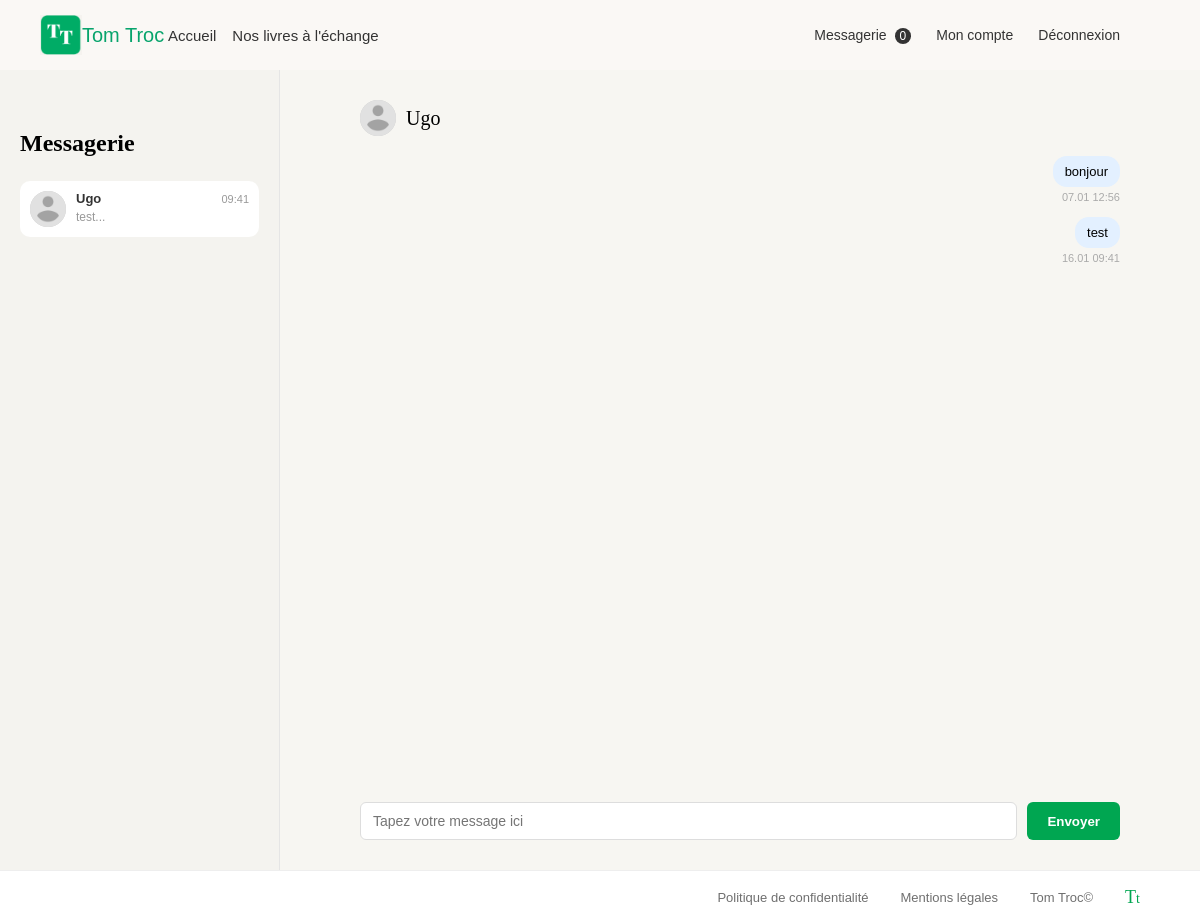
The app's page /index.php?action=messages&discussion=1 (signed in) with its own data.
### tables this page shows
CREATE TABLE IF NOT EXISTS `message` (
  `id` int NOT NULL AUTO_INCREMENT,
  `discussion_id` int NOT NULL,
  `sender_id` int NOT NULL,
  `content` text NOT NULL,
  `created_at` datetime NOT NULL DEFAULT CURRENT_TIMESTAMP,
  `is_read` tinyint(1) NOT NULL DEFAULT '0',
  PRIMARY KEY (`id`),
  KEY `fk_message_discussion` (`discussion_id`),
  KEY `fk_message_sender` (`sender_id`)
);

CREATE TABLE IF NOT EXISTS `user` (
  `id` int NOT NULL AUTO_INCREMENT,
  `nom` varchar(35) NOT NULL,
  `email` varchar(35) NOT NULL,
  `password` varchar(255) NOT NULL,
  `photo` varchar(90) DEFAULT NULL,
  PRIMARY KEY (`id`),
  UNIQUE KEY `email` (`email`)
);

### views/View.php (called while the page is built, shortened)
<?php
class View
{
    public function render(string $viewName, array $params = []) : void
    {
        $viewPath = $this->buildViewPath($viewName);
        $content = $this->_renderViewFromTemplate($viewPath, $params);
    }
    private function _renderViewFromTemplate(string $viewPath, array $params = []) : string
    {
        if (file_exists($viewPath)) {
            extract($params);
            require($viewPath);
            return ob_get_clean();
        } else {
            throw new Exception("La vue '$viewPath' est introuvable.");
        }
    }
    private function buildViewPath(string $viewName) : string
    {
        return TEMPLATE_VIEW_PATH . $viewName . '.php';
    }
}

### controllers/MessageController.php (called while the page is built, shortened)
<?php
class MessageController
{
    public function inbox(): void
    {
        $userId = (int)$_SESSION['user_id'];
        $discussionManager = new DiscussionManager();
        $messageManager    = new MessageManager();
        $userManager       = new UserManager();
        $discussionId = isset($_GET['discussion']) && is_numeric($_GET['discussion'])
            ? (int)$_GET['discussion']
            : 0;
        $discussions = $discussionManager->getDiscussionsForUser($userId);
        $messages   = [];
        $otherUser  = null;
        if ($discussionId > 0) {
            $messages = $messageManager->getMessagesByDiscussion($discussionId);
            $row = $discussionManager->getDiscussionById($discussionId);
            if ($row) {
                $otherId = ((int)$row['user1_id'] === $userId)
                    ? (int)$row['user2_id']
                    : (int)$row['user1_id'];
                $otherUser = $userManager->getUserById($otherId);
            }
        }
        $view = new View("Messagerie");
        $view->render("messagerie", [
            'discussions'  => $discussions,
            'messages'     => $messages,
            'discussionId' => $discussionId,
            'otherUser'    => $otherUser,
            'currentUserId' => $userId
        ]);
    }
}

### index.php (called while the page is built, shortened)
<?php
$action = Utils::request('action', 'home');
try {
    switch ($action) {
        case 'messages':
            $controller = new MessageController();
            $controller->inbox();
            break;
    }
} catch (Exception $e) {
    $errorView = new View('Erreur');
    $errorView->render('errorPage', ['errorMessage' => $e->getMessage()]);
}

### models/DBManager.php (called while the page is built, shortened)
<?php
class DBManager
{
    private static $instance;
    private $db;
    private function __construct()
    {
        $this->db = new PDO('mysql:host=' . DB_HOST . ';dbname=' . DB_NAME . ';charset=utf8', DB_USER, DB_PASS);
        $this->db->setAttribute(PDO::ATTR_ERRMODE, PDO::ERRMODE_EXCEPTION);
        $this->db->setAttribute(PDO::ATTR_DEFAULT_FETCH_MODE, PDO::FETCH_ASSOC);
    }
    public static function getInstance(): DBManager
    {
        if (!self::$instance) {
            self::$instance = new DBManager();
        }
        return self::$instance;
    }
    public function query(string $sql, ?array $params = null): PDOStatement
    {
        if ($params == null) {
            $query = $this->db->query($sql);
        } else {
            $query = $this->db->prepare($sql);
            $query->execute($params);
        }
        return $query;
    }
}

### models/AbstractEntityManager.php (called while the page is built, shortened)
<?php
abstract class AbstractEntityManager
{
    public function __construct()
    {
        $this->db = DBManager::getInstance();
    }
}

### models/DiscussionManager.php (called while the page is built, shortened)
<?php
class DiscussionManager extends AbstractEntityManager
{
    public function getDiscussionsForUser(int $userId): array
    {
        $sql = "
        SELECT d.id,
               IF(d.user1_id = :uid, u2.nom, u1.nom) AS other_name,
               IF(d.user1_id = :uid, u2.photo, u1.photo) AS other_photo,
               m.content AS last_message,
               m.created_at AS last_date
        FROM discussion d
        JOIN user u1 ON u1.id = d.user1_id
        JOIN user u2 ON u2.id = d.user2_id
        LEFT JOIN message m ON m.id = (
            SELECT id FROM message
            WHERE discussion_id = d.id
            ORDER BY created_at DESC
            LIMIT 1
        )
        WHERE d.user1_id = :uid OR d.user2_id = :uid
        ORDER BY
            (last_date IS NULL) ASC,
            last_date DESC,
            d.created_at DESC
    ";
        $res = $this->db->query($sql, ['uid' => $userId]);
        return $res->fetchAll();
    }
    public function getDiscussionById(int $id): ?array
    {
        $sql = "SELECT * FROM discussion WHERE id = :id LIMIT 1";
        $res = $this->db->query($sql, ['id' => $id]);
        $row = $res->fetch();
        return $row ?: null;
    }
}

### models/UserManager.php (called while the page is built, shortened)
<?php
class UserManager extends AbstractEntityManager
{
    public function getUserById(int $id): ?User
    {
        $sql = "SELECT * FROM user WHERE id = :id LIMIT 1";
        $res = $this->db->query($sql, ['id' => $id]);
        $row = $res->fetch();
        return $row ? new User($row) : null;
    }
}

### models/AbstractEntity.php (called while the page is built, shortened)
<?php
abstract class AbstractEntity
{
    protected function hydrate(array $data): void
    {
        foreach ($data as $key => $value) {
            $method = 'set' . str_replace('_', '', ucwords($key, '_'));
        }
    }
}

### models/User.php (called while the page is built, shortened)
<?php
class User extends AbstractEntity
{
    private string $nom;
    public function setNom(string $nom): void
    {
        $this->nom = $nom;
    }
    public function getNom(): string
    {
        return $this->nom;
    }
}

### models/MessageManager.php (called while the page is built, shortened)
<?php
class MessageManager extends AbstractEntityManager
{
    public function getMessagesByDiscussion(int $discussionId): array
    {
        $sql = "SELECT m.*, u.nom AS sender_name
                FROM message m
                JOIN user u ON u.id = m.sender_id
                WHERE m.discussion_id = :did
                ORDER BY m.created_at ASC";
        $res = $this->db->query($sql, ['did' => $discussionId]);
        return $res->fetchAll();
    }
}

### views/templates/messagerie.php (the view, shortened to what this page needs)
<?php require_once 'controllers/MessageController.php'; ?>
<section class="messages-page">
  <div class="messages-layout">
    <aside class="conv-list">
      <h2>Messagerie</h2>
      <?php foreach ($discussions as $conv): ?>
        <a class="conv-item <?= ($discussionId == $conv['id']) ? 'active' : '' ?>"
          href="index.php?action=messages&discussion=<?= $conv['id'] ?>">
          <?php
          $avatar = !empty($conv['other_photo']) ? $conv['other_photo'] : 'img/avatar-placeholder.png';
          ?>
          <img class="avatar-small" src="<?= $avatar ?>" alt="">
          <div class="conv-text">
            <div class="conv-top">
              <span class="conv-name"><?= $conv['other_name'] ?></span>
              <?php if (!empty($conv['last_date'])): ?>
                <span class="conv-date">
                  <?= date('H:i', strtotime($conv['last_date'])) ?>
                </span>
              <?php endif; ?>
            </div>
            <div class="conv-last">
              <?= mb_substr((string)$conv['last_message'], 0, 30) ?>...
            </div>
          </div>
        </a>
      <?php endforeach; ?>
    </aside>
    <div class="conv-main">
      <?php if ($discussionId === 0): ?>
        <div class="conv-empty">
          <p>Sélectionnez une discussion à gauche ou écrivez depuis le profil d’un utilisateur.</p>
        </div>
      <?php else: ?>
        <header class="conv-header">
          <?php if ($otherUser): ?>
            <?php
            $avatar = !empty($conv['other_photo']) ? $conv['other_photo'] : 'img/avatar-placeholder.png';
            ?>
            <img class="avatar-small" src="<?= $avatar ?>" alt="">
            <span class="conv-title"><?= $otherUser->getNom() ?></span>
          <?php endif; ?>
        </header>
        <div class="conv-messages">
          <?php foreach ($messages as $msg): ?>
            <?php $isMe = ((int)$msg['sender_id'] === (int)$currentUserId); ?>
            <div class="msg-row <?= $isMe ? 'me' : 'them' ?>">
              <div class="msg-bubble">
                <?= nl2br($msg['content']) ?>
              </div>
              <div class="msg-date">
                <?= date('d.m H:i', strtotime($msg['created_at'])) ?>
              </div>
            </div>
          <?php endforeach; ?>
        </div>
        <form class="msg-form" method="POST"
          action="index.php?action=messages&discussion=<?= $discussionId ?>">
          <input type="text" name="content" placeholder="Tapez votre message ici" required>
          <button type="submit">Envoyer</button>
        </form>
      <?php endif; ?>
    </div>
  </div>
</section>

### css/style.css (style rules this page uses)
body { margin: 0; font-family: Arial, sans-serif; background: #faf8f5; }
.messages-page { background: #f7f6f2; min-height: 100vh; padding: 0; }
.messages-layout { display: grid; grid-template-columns: 280px 1fr; min-height: 100vh; }
.conv-list { background: #f4f3ef; padding: 40px 20px; border-right: 1px solid #e5e5e5; }
.conv-list h2 { font-family: Georgia, "Times New Roman", serif; font-size: 24px; margin-bottom: 24px; }
.conv-item { display: flex; gap: 10px; padding: 10px; border-radius: 10px; text-decoration: none; color: #333; font-family: Arial, Helvetica, sans-serif; margin-bottom: 4px; }
.conv-item.active { background: #ffffff; }
.avatar-small { width: 36px; height: 36px; border-radius: 50%; background: #ccc; }
.conv-text { flex: 1; }
.conv-top { display: flex; justify-content: space-between; align-items: center; font-size: 13px; }
.conv-name { font-weight: 600; }
.conv-date { font-size: 11px; color: #999; }
.conv-last { font-size: 12px; color: #999; margin-top: 4px; }
.conv-main { display: flex; flex-direction: column; padding: 30px 80px; }
.conv-header { display: flex; align-items: center; gap: 10px; margin-bottom: 20px; }
.conv-title { font-family: Georgia, "Times New Roman", serif; font-size: 20px; }
.conv-messages { flex: 1; overflow-y: auto; padding-bottom: 20px; }
.msg-row { max-width: 60%; margin-bottom: 14px; font-family: Arial, Helvetica, sans-serif; font-size: 13px; display: flex; flex-direction: column; }
.msg-row.me { margin-left: auto; align-items: flex-end; }
.msg-bubble { padding: 8px 12px; border-radius: 14px; background: #ffffff; }
.msg-row.me .msg-bubble { background: #e3f0ff; }
.msg-date { margin-top: 4px; font-size: 11px; color: #aaa; }
.msg-form { display: flex; gap: 10px; margin-top: 18px; }
.msg-form input { flex: 1; border-radius: 6px; border: 1px solid #ddd; padding: 10px 12px; font-size: 14px; }
.msg-form button { padding: 0 20px; border-radius: 6px; border: 0; background: #00a651; color: #fff; font-weight: 600; cursor: pointer; }

### records on screen
message: other_name "Ugo", created_at "09:41", content "test", created_at "16.01 09:41"
user: nom "Ugo"
message: content "bonjour", created_at "07.01 12:56"
